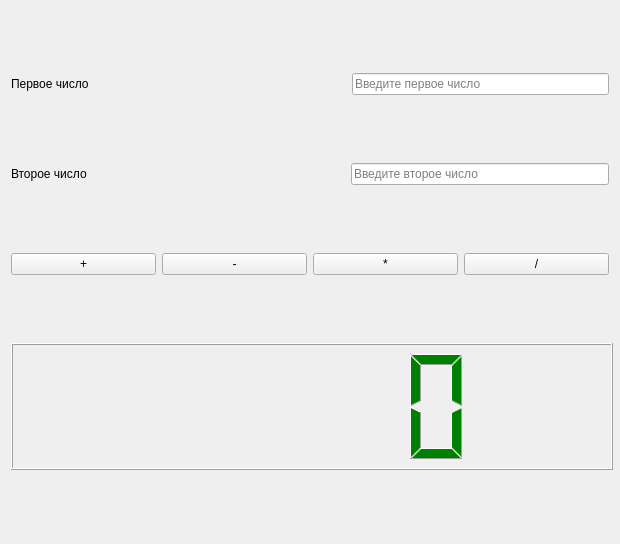
<?xml version="1.0" encoding="UTF-8"?>
<ui version="4.0">
 <class>Form</class>
 <widget class="QWidget" name="Form">
  <property name="geometry">
   <rect>
    <x>0</x>
    <y>0</y>
    <width>620</width>
    <height>544</height>
   </rect>
  </property>
  <property name="minimumSize">
   <size>
    <width>620</width>
    <height>544</height>
   </size>
  </property>
  <property name="maximumSize">
   <size>
    <width>620</width>
    <height>544</height>
   </size>
  </property>
  <property name="windowTitle">
   <string>Form</string>
  </property>
  <layout class="QVBoxLayout" name="verticalLayout">
   <item>
    <layout class="QHBoxLayout" name="horizontalLayout">
     <item>
      <widget class="QLabel" name="label">
       <property name="text">
        <string>Первое число</string>
       </property>
      </widget>
     </item>
     <item>
      <spacer name="horizontalSpacer">
       <property name="orientation">
        <enum>Qt::Orientation::Horizontal</enum>
       </property>
       <property name="sizeHint" stdset="0">
        <size>
         <width>118</width>
         <height>20</height>
        </size>
       </property>
      </spacer>
     </item>
     <item>
      <widget class="QLineEdit" name="lineEdit">
       <property name="placeholderText">
        <string>Введите первое число</string>
       </property>
      </widget>
     </item>
    </layout>
   </item>
   <item>
    <layout class="QHBoxLayout" name="horizontalLayout_2">
     <item>
      <widget class="QLabel" name="label_2">
       <property name="text">
        <string>Второе число</string>
       </property>
      </widget>
     </item>
     <item>
      <spacer name="horizontalSpacer_2">
       <property name="orientation">
        <enum>Qt::Orientation::Horizontal</enum>
       </property>
       <property name="sizeHint" stdset="0">
        <size>
         <width>118</width>
         <height>20</height>
        </size>
       </property>
      </spacer>
     </item>
     <item>
      <widget class="QLineEdit" name="lineEdit_2">
       <property name="placeholderText">
        <string>Введите второе число</string>
       </property>
      </widget>
     </item>
    </layout>
   </item>
   <item>
    <layout class="QHBoxLayout" name="horizontalLayout_3">
     <item>
      <widget class="QPushButton" name="pushButton">
       <property name="text">
        <string>+</string>
       </property>
      </widget>
     </item>
     <item>
      <widget class="QPushButton" name="pushButton_2">
       <property name="text">
        <string>-</string>
       </property>
      </widget>
     </item>
     <item>
      <widget class="QPushButton" name="pushButton_3">
       <property name="text">
        <string>*</string>
       </property>
      </widget>
     </item>
     <item>
      <widget class="QPushButton" name="pushButton_4">
       <property name="text">
        <string>/</string>
       </property>
      </widget>
     </item>
    </layout>
   </item>
   <item>
    <widget class="QLCDNumber" name="lcdNumber">
     <property name="minimumSize">
      <size>
       <width>602</width>
       <height>127</height>
      </size>
     </property>
     <property name="maximumSize">
      <size>
       <width>602</width>
       <height>127</height>
      </size>
     </property>
     <property name="styleSheet">
      <string notr="true">color: green;</string>
     </property>
    </widget>
   </item>
  </layout>
 </widget>
 <resources/>
 <connections/>
</ui>
